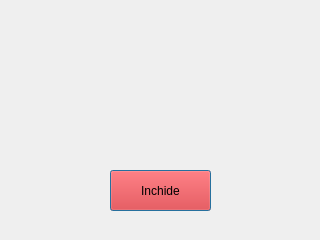
<?xml version="1.0" encoding="UTF-8"?>
<ui version="4.0">
 <class>apel</class>
 <widget class="QDialog" name="apel">
  <property name="geometry">
   <rect>
    <x>0</x>
    <y>0</y>
    <width>320</width>
    <height>240</height>
   </rect>
  </property>
  <property name="windowTitle">
   <string>Dialog</string>
  </property>
  <widget class="QPushButton" name="inchidere_apel">
   <property name="geometry">
    <rect>
     <x>110</x>
     <y>170</y>
     <width>101</width>
     <height>41</height>
    </rect>
   </property>
   <property name="styleSheet">
    <string notr="true">background: rgb(255, 0, 0)</string>
   </property>
   <property name="text">
    <string>Inchide</string>
   </property>
  </widget>
  <widget class="QLabel" name="l_durata_apel">
   <property name="geometry">
    <rect>
     <x>70</x>
     <y>60</y>
     <width>181</width>
     <height>61</height>
    </rect>
   </property>
   <property name="font">
    <font>
     <pointsize>20</pointsize>
     <bold>true</bold>
    </font>
   </property>
   <property name="text">
    <string/>
   </property>
  </widget>
 </widget>
 <resources/>
 <connections/>
</ui>
